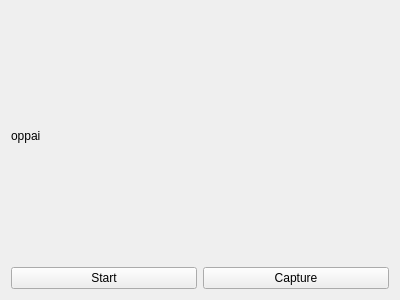
<?xml version="1.0" encoding="UTF-8"?>
<ui version="4.0">
 <class>form</class>
 <widget class="QWidget" name="form">
  <property name="geometry">
   <rect>
    <x>0</x>
    <y>0</y>
    <width>400</width>
    <height>300</height>
   </rect>
  </property>
  <property name="windowTitle">
   <string>Form</string>
  </property>
  <layout class="QGridLayout" name="gridLayout">
   <item row="3" column="0">
    <layout class="QHBoxLayout" name="horizontalLayout">
     <item>
      <widget class="QPushButton" name="start_pb">
       <property name="text">
        <string>Start</string>
       </property>
      </widget>
     </item>
     <item>
      <widget class="QPushButton" name="capture_pb">
       <property name="text">
        <string>Capture</string>
       </property>
      </widget>
     </item>
    </layout>
   </item>
   <item row="0" column="0">
    <widget class="QLabel" name="camera_preview">
     <property name="sizePolicy">
      <sizepolicy hsizetype="Preferred" vsizetype="Expanding">
       <horstretch>0</horstretch>
       <verstretch>0</verstretch>
      </sizepolicy>
     </property>
     <property name="text">
      <string>oppai</string>
     </property>
    </widget>
   </item>
  </layout>
 </widget>
 <resources/>
 <connections/>
</ui>
